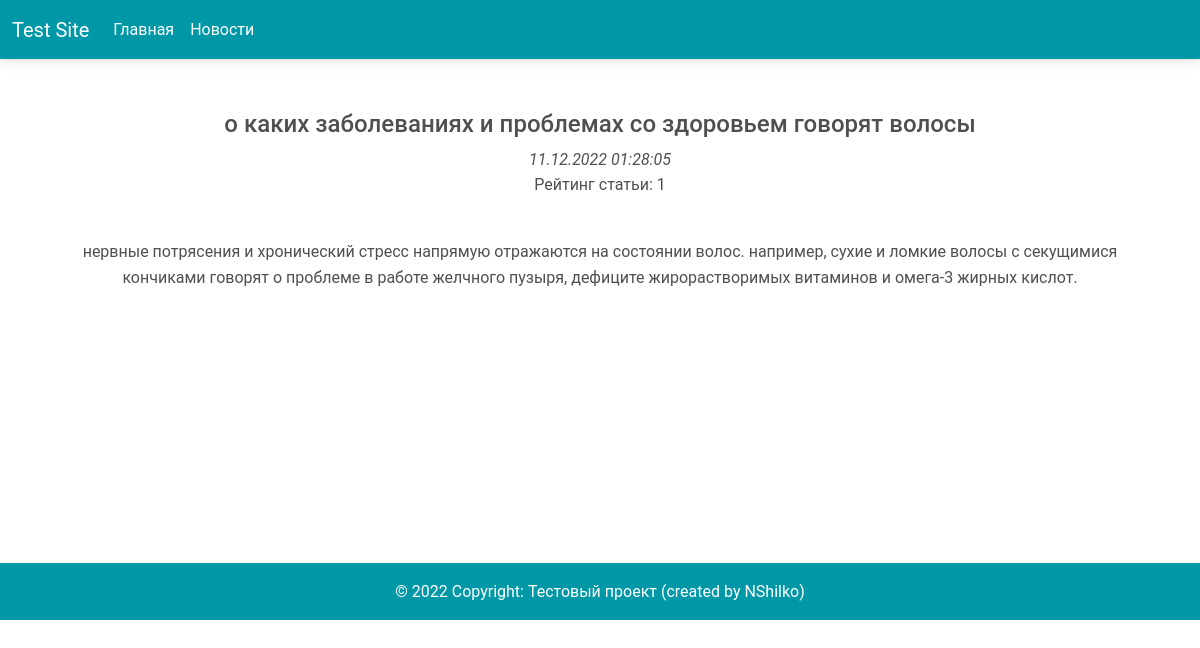
The page /news/2 on the database its author committed.
### publication/models.py (models this page shows, shortened)
class Post(models.Model):
    title = models.TextField()
    main_text = models.TextField()
    isAuthor = models.ForeignKey(Author, on_delete=models.CASCADE)
    kind = models.CharField(max_length=4, choices=IsPost.names)
    date = models.DateTimeField(auto_now_add=True)
    isCategory = models.ManyToManyField(Category, through='PostCategory', default='Без категории')
    rate = models.IntegerField(default=0)

### publication/views.py (the view)
# urls.py: path('<int:pk>', NewsDetail.as_view()),
class NewsDetail(DetailView):
    model = Post
    template_name = 'publ.html'
    context_object_name = 'publ'

### publication/templatetags/custom_filter.py (called while the page is built)
@register.filter()
def date_converter(date):
    new_date = date.strftime("%d.%m.%Y %H:%M:%S")
    return f'{new_date}'

@register.filter()
def censor(txt):
    spam_list = ['редиска', 'тревога']
    new_text = txt
    for spam in spam_list:
        new_text = new_text.lower().replace(spam, spam[:1] + '*' * (len(spam) - 1))
    return f'{new_text}'

### templates/publ.html (shortened to what this page needs)
{% extends 'flatpages/default.html' %}
{% load custom_filter %}
{% block content %}
<br />
<h4>{{ publ.title|censor }}</h4>
<i>{{ publ.date|date_converter}}</i>
<p>Рейтинг статьи: {{ publ.rate }}</p>
<br />
<p>{{ publ.main_text|censor}}</p>
{% endblock content %}

### rows shown on the page
Post: title|censor "о каких заболеваниях и проблемах со здоровьем говорят волосы", date "11.12.2022 01:28:05", rate "1", main_text|censor "нервные потрясения и хронический стресс напрямую отражаются на состоянии волос. например, сухие и ломкие волосы с секущимися кончиками говорят о проблеме в работе желчного пузыря, дефиците жирорастворимых витаминов и омега-3 жирных кислот."
